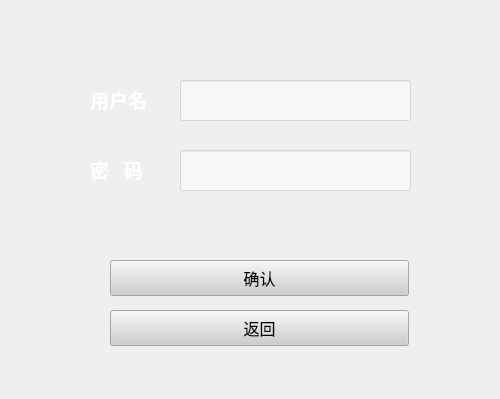
<?xml version="1.0" encoding="UTF-8"?>
<ui version="4.0">
 <class>Form</class>
 <widget class="QWidget" name="Form">
  <property name="geometry">
   <rect>
    <x>0</x>
    <y>0</y>
    <width>500</width>
    <height>399</height>
   </rect>
  </property>
  <property name="windowTitle">
   <string>Form</string>
  </property>
  <property name="styleSheet">
   <string notr="true">QWidget {
border-image:url(C:/Users/CZQ/Desktop/czq_dev/All/churuku_query/new/table-1.jpg);
}

#下面的防止背景干扰其他控件
QTextBrowser {
border-image:url();
}
QLineEdit {
border-image:url();
}
QComboBox {
border-image:url();
}
QLabel {
border-image:url();
}
QPushButton {
border-image:url();
}
QCheckBox {
border-image:url();
}</string>
  </property>
  <widget class="QLabel" name="label">
   <property name="geometry">
    <rect>
     <x>90</x>
     <y>60</y>
     <width>71</width>
     <height>78</height>
    </rect>
   </property>
   <property name="font">
    <font>
     <family>微软雅黑</family>
     <pointsize>14</pointsize>
     <weight>75</weight>
     <bold>true</bold>
    </font>
   </property>
   <property name="styleSheet">
    <string notr="true">QLabel{

color:#ffffff;
}</string>
   </property>
   <property name="text">
    <string>用户名</string>
   </property>
  </widget>
  <widget class="QLineEdit" name="lineEdit1">
   <property name="geometry">
    <rect>
     <x>180</x>
     <y>80</y>
     <width>231</width>
     <height>41</height>
    </rect>
   </property>
   <property name="styleSheet">
    <string notr="true">QLineEdit{
background-color:rgba(255,255,255,120);
color:#000000;

}</string>
   </property>
  </widget>
  <widget class="QLabel" name="label_2">
   <property name="geometry">
    <rect>
     <x>90</x>
     <y>130</y>
     <width>71</width>
     <height>78</height>
    </rect>
   </property>
   <property name="font">
    <font>
     <family>微软雅黑</family>
     <pointsize>14</pointsize>
     <weight>75</weight>
     <bold>true</bold>
    </font>
   </property>
   <property name="styleSheet">
    <string notr="true">QLabel{

color:#ffffff;
}</string>
   </property>
   <property name="text">
    <string>密   码</string>
   </property>
  </widget>
  <widget class="QLineEdit" name="lineEdit2">
   <property name="geometry">
    <rect>
     <x>180</x>
     <y>150</y>
     <width>231</width>
     <height>41</height>
    </rect>
   </property>
   <property name="styleSheet">
    <string notr="true">QLineEdit{
background-color:rgba(255,255,255,120);
color:#000000;

}</string>
   </property>
  </widget>
  <widget class="QPushButton" name="pushButton1">
   <property name="geometry">
    <rect>
     <x>110</x>
     <y>260</y>
     <width>299</width>
     <height>36</height>
    </rect>
   </property>
   <property name="font">
    <font>
     <family>微软雅黑</family>
     <pointsize>12</pointsize>
    </font>
   </property>
   <property name="styleSheet">
    <string notr="true">QPushButton{
background-color:rgba(206,206,206,200);
color:#000000;
}</string>
   </property>
   <property name="text">
    <string>确认</string>
   </property>
  </widget>
  <widget class="QPushButton" name="pushButton2">
   <property name="geometry">
    <rect>
     <x>110</x>
     <y>310</y>
     <width>299</width>
     <height>36</height>
    </rect>
   </property>
   <property name="font">
    <font>
     <family>微软雅黑</family>
     <pointsize>12</pointsize>
    </font>
   </property>
   <property name="styleSheet">
    <string notr="true">QPushButton{
background-color:rgba(206,206,206,200);
color:#000000;
}</string>
   </property>
   <property name="text">
    <string>返回</string>
   </property>
  </widget>
 </widget>
 <resources/>
 <connections/>
</ui>
